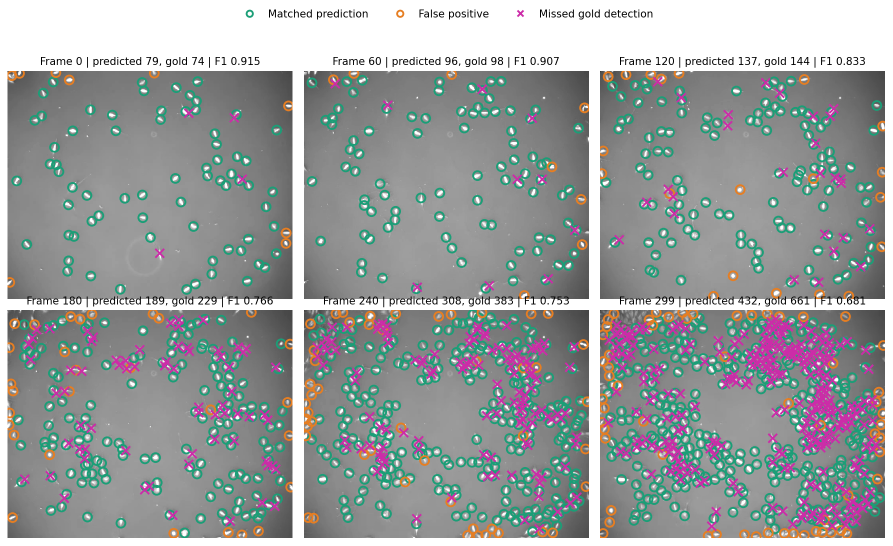
#> input picture data/benchmark/detections_overview.png, 1785 x 1091 px (shown at 1/2 size)
$ python -i segmentation.py   (imports and definitions only)
#> lines starting #> are read from the running program, lines starting #| are printed output that depends on the picture
"""Deterministic, CPU-friendly cell segmentation."""

from __future__ import annotations

from dataclasses import dataclass

import numpy as np
from scipy import ndimage as ndi

from .config import SegmentationConfig


@dataclass(frozen=True)
class SegmentationResult:
    labels: np.ndarray
    corrected_image: np.ndarray
    otsu_threshold: float
    high_threshold: float
    low_threshold: float
    seed_count: int
    detection_count: int


# [35 lines left out: function otsu_threshold, not called in this run]


def _connectivity_structure(connectivity: int) -> np.ndarray:
    return ndi.generate_binary_structure(2, 2 if connectivity == 8 else 1)


# [112 lines left out: functions _filter_and_relabel, segment_cells, not called in this run]

>>> import cv2
>>> picture = cv2.imread('../../../data/benchmark/detections_overview.png', cv2.IMREAD_GRAYSCALE)
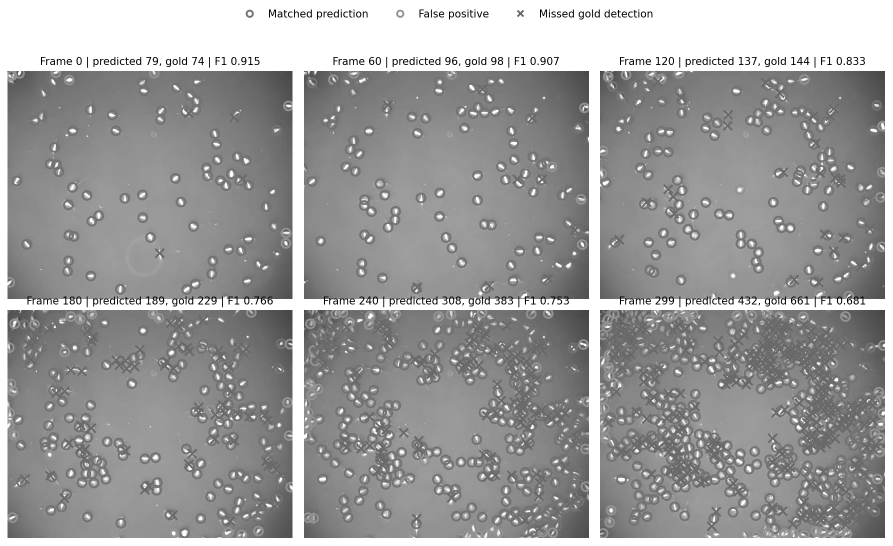
#> picture: shape (1091, 1785) (shown at 1/2 size); min 0, max 255, mean 156
#> (the run stopped early here; a loop or call above may not have finished)
